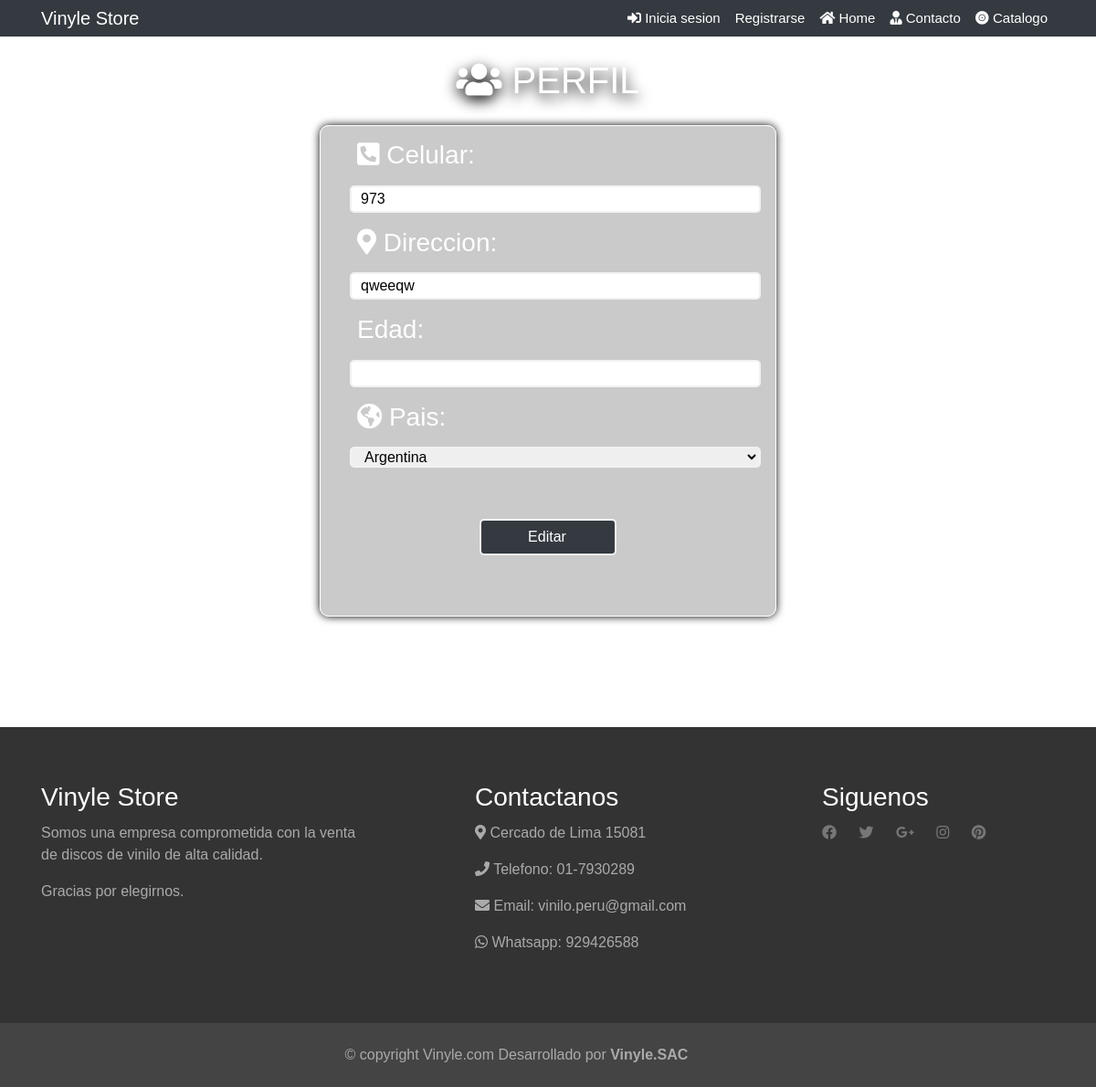
/editar/5, run on the app's committed database.
### tienda_app/models.py (models this page shows, shortened)
class PerfilUsuario(models.Model):
    user = models.OneToOneField(User, on_delete=models.CASCADE)
    celular = models.CharField(max_length=30)
    direccion = models.CharField(max_length=100)
    edad = models.CharField(max_length=100)
    pais=models.CharField(max_length=100)

### tienda_app/views.py (the view)
# urls.py: path('editar/<id>',editar, name= "editar"),
def editar(request,id):
    user= PerfilUsuario.objects.get(id=id)
    data={
        'form': Modform(instance=user)
    }
    if request.method == 'POST':
        formulario=Modform(data=request.POST, instance=user)
        if formulario.is_valid():
            formulario.save()
            messages.success(request, "Modificado correctamente")
            redirect(to='home')
    else:
        formulario=Modform(instance=user)
    data['form']=formulario
    return render (request, 'tienda_app/editar.html', data)

### tienda_app/forms.py (shortened to what this page needs)
class Modform(forms.ModelForm):
    direccion=forms.CharField(max_length=50)
    edad=forms.IntegerField(max_value=100, min_value=15)
    celular=forms.CharField(max_length=9,min_length=9)
    choices = [
        ('argentina', 'Argentina'),
        ('peru', 'Perú'),
        ('brasil', 'Brasil'),
        ('chile', 'Chile'),
        ('ecuador', 'Ecuador'),
        ('otro', 'Otro'),
    ]
    pais = forms.ChoiceField(choices=choices)
    class Meta:
        model=PerfilUsuario
        fields=['celular','direccion','edad','pais']

### tienda_app/templates/tienda_app/editar.html (shortened to what this page needs)
{% extends "tienda_app/base.html" %}
{% load static %}
{%block content %}
<link rel="stylesheet" href="{% static 'css/editar_perfil.css' %}">
<body>
    <br>
    <div class="edit">
    <div class="edit-header">
        <h1><span class="fas fa-users"></span> PERFIL</h1>
    </div>
    <form class="edit-form" action='' method="POST">
        <h3><span class="fas fa-phone-square-alt"></span> Celular:</h3>
        {{form.celular}}<br>
        <h3><span class="fas fa-map-marker-alt"></span> Direccion:</h3>
        {{form.direccion}}
        <h3>Edad:</h3>
        {{form.edad}}<br>
        <h3><span class="fas fa-globe-americas"></span> Pais:</h3>
        {{form.pais}}
        <br>
        <br>
        <input id="boton" type="submit" value="Editar" class="btn btn-dark"/>
        <br>
    </form>
    </div>
</body>
{% endblock %}

### static/css/editar_perfil.css (style rules this page uses)
body { margin:0px; font-family: 'Ubuntu', sans-serif; background-size: cover; }
h1, h2, h3, h4, h5, h6, a { margin:0; padding:0; }
.edit { margin:0 auto; max-width:500px; }
.edit-header { color:rgb(255, 255, 255); text-align:center; font-size:150%; }
.edit-header h1 { text-shadow: 0px 5px 15px #000; }
.edit-form { border:.5px solid #fff; background:#1516133a; border-radius:10px; box-shadow:0px 0px 10px #000; }
.edit-form h3 { text-align:left; margin-left:40px; color:#fff; }
.edit-form { box-sizing:border-box; padding-top:15px; padding-bottom:10%; margin:5% auto; text-align:center; }
.edit input, select, textarea { width:450px; line-height:1.5em; font-family: 'Ubunt u', sans-serif; margin:1em 2em; border-radius:5px; border:2px solid #f2f2f2; outline:none; padding-left:10px; box-sizing: border-box; }
#boton { width:150px; line-height:1.5em; font-family: 'Ubunt u', sans-serif; margin:1em 2em; border-radius:5px; border:2px solid #f2f2f2; outline:none; padding-left:10px; box-sizing: border-box; }

### tienda_app/templates/tienda_app/base.html (style rules this page uses)
body { background: url('https://www.mondosonoro.com/wp-content/uploads/2019/07/discos.jpg') no-repeat; margin:0px; padding: 0px; width:100%; height:100%; background-size: cover; }

### data on the page
PerfilUsuario: celular "973", direccion "qweeqw", pais "Argentina"
